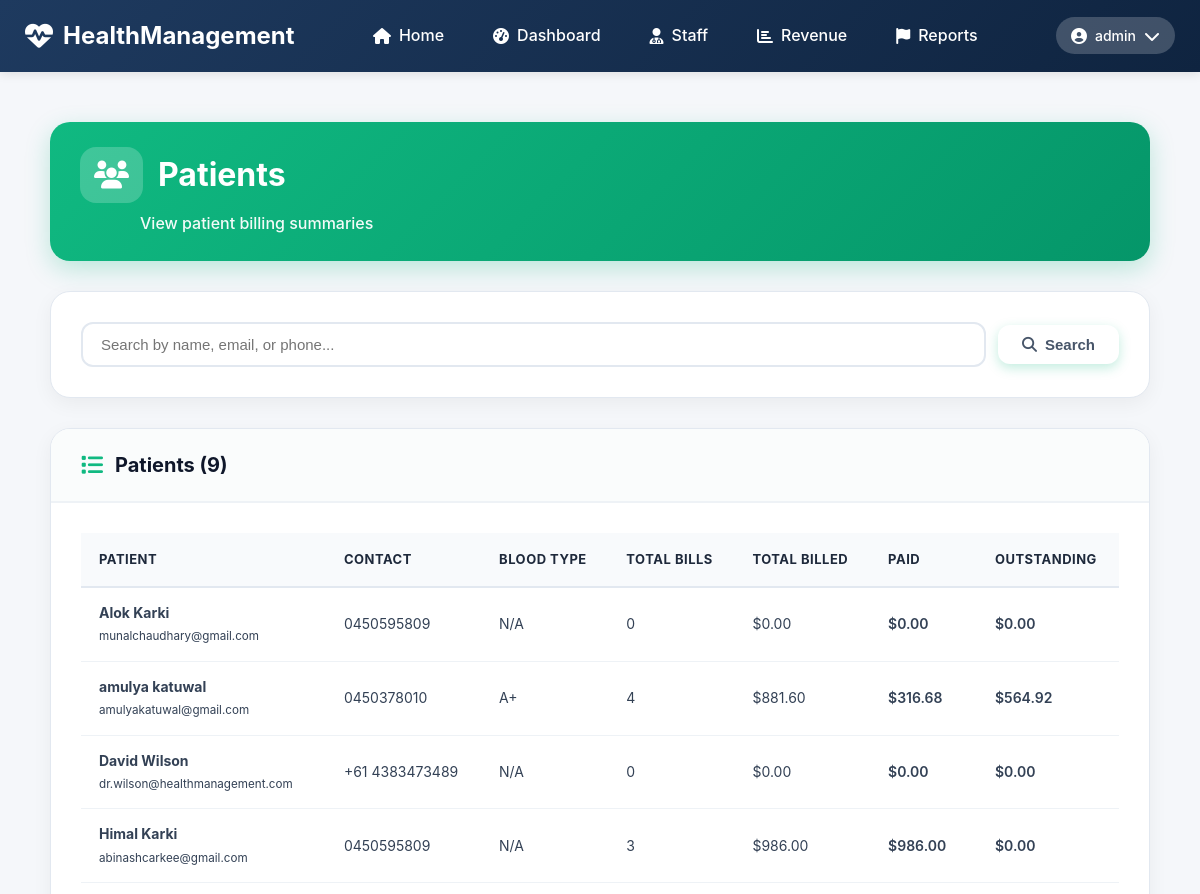
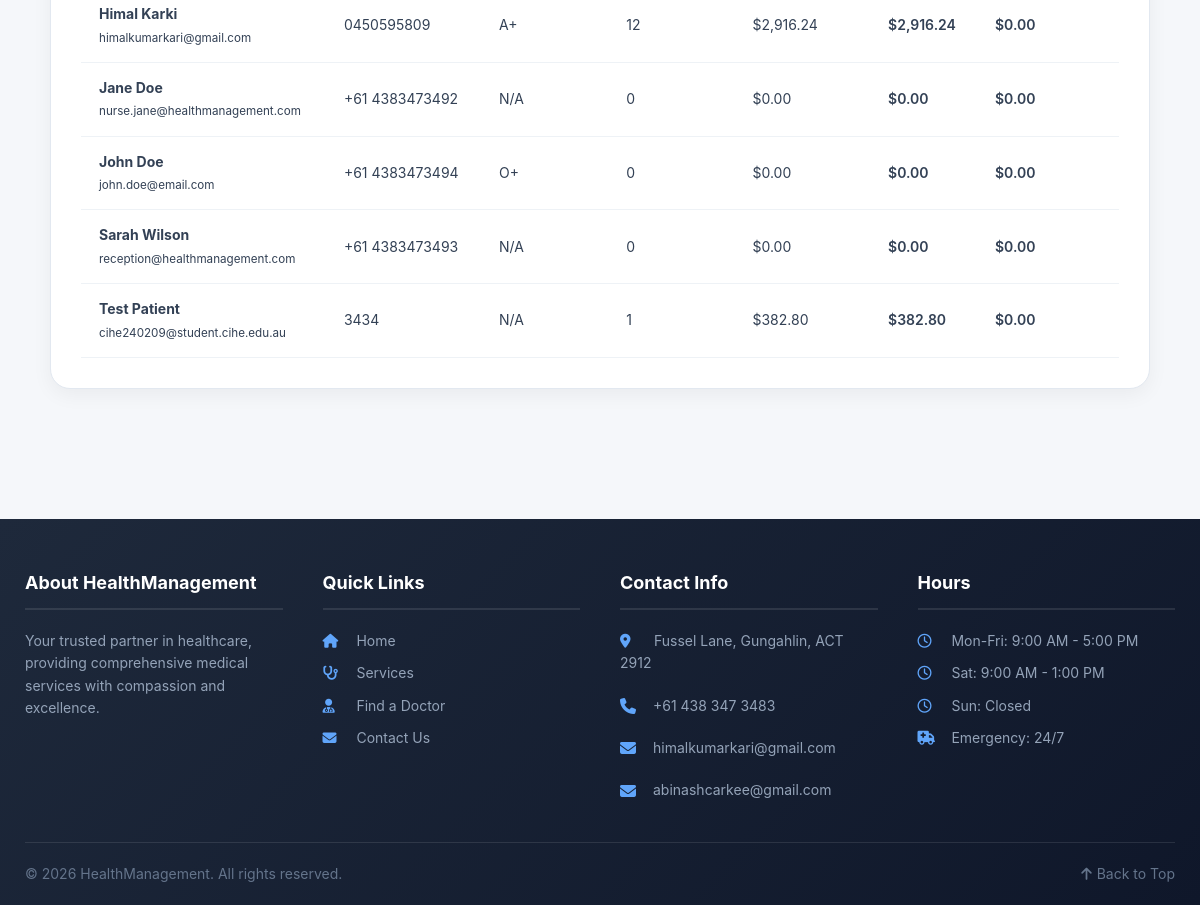
/accountant/patients.php (signed in), run on the app's committed database (2 pictures, top to bottom).
### tables this page shows
CREATE TABLE `patients` (
  `patientId` int(11) NOT NULL,
  `userId` int(11) NOT NULL,
  `dateOfBirth` date DEFAULT NULL,
  `address` text DEFAULT NULL,
  `emergencyContactName` varchar(100) DEFAULT NULL,
  `emergencyContactPhone` varchar(20) DEFAULT NULL,
  `bloodType` enum('A+','A-','B+','B-','AB+','AB-','O+','O-') DEFAULT NULL,
  `knownAllergies` text DEFAULT NULL,
  `insuranceProvider` varchar(100) DEFAULT NULL,
  `insuranceNumber` varchar(50) DEFAULT NULL,
  `createdAt` datetime DEFAULT current_timestamp(),
  `updatedAt` datetime DEFAULT current_timestamp() ON UPDATE current_timestamp()
);

CREATE TABLE `users` (
  `userId` int(11) NOT NULL,
  `username` varchar(50) NOT NULL,
  `passwordHash` varchar(255) NOT NULL,
  `email` varchar(100) NOT NULL,
  `firstName` varchar(50) NOT NULL,
  `lastName` varchar(50) NOT NULL,
  `phoneNumber` varchar(20) DEFAULT NULL,
  `role` enum('patient','staff','nurse','doctor','admin','accountant') DEFAULT 'patient',
  `isVerified` tinyint(1) DEFAULT 0,
  `verificationCode` varchar(64) DEFAULT NULL,
  `resetToken` varchar(64) DEFAULT NULL,
  `resetExpiry` datetime DEFAULT NULL,
  `dateCreated` datetime DEFAULT current_timestamp(),
  `lastLogin` datetime DEFAULT NULL
);

### accountant/patients.php (the view, shortened to what this page needs)
<?php
require_once '../includes/config.php';
$extraCSS = '<link rel="stylesheet" href="../css/accountant.css">';
include '../includes/header.php';
$searchTerm = $_GET['search'] ?? '';
$query = "
    SELECT p.patientId, p.dateOfBirth, p.bloodType,
           u.firstName, u.lastName, u.email, u.phoneNumber,
           (SELECT COUNT(*) FROM bills WHERE patientId = p.patientId) as total_bills,
           (SELECT SUM(totalAmount) FROM bills WHERE patientId = p.patientId) as total_billed,
           (SELECT SUM(totalAmount) FROM bills WHERE patientId = p.patientId AND status = 'paid') as total_paid,
           (SELECT SUM(totalAmount) FROM bills WHERE patientId = p.patientId AND status = 'unpaid') as total_unpaid
    FROM patients p
    JOIN users u ON p.userId = u.userId
    WHERE 1=1
";
$params = [];
$query .= " ORDER BY u.firstName, u.lastName";
$stmt = $pdo->prepare($query);
$stmt->execute($params);
$patients = $stmt->fetchAll();
?>
<div class="accountant-container">
    <div class="accountant-page-header">
        <div class="header-title">
            <h1><i class="fas fa-users"></i> Patients</h1>
            <p>View patient billing summaries</p>
        </div>
    </div>
    <div class="accountant-card">
        <div class="accountant-card-body">
            <form method="GET" class="accountant-search-group">
                <input type="text" name="search" placeholder="Search by name, email, or phone..." value="<?php echo htmlspecialchars($searchTerm); ?>">
                <button type="submit" class="accountant-btn accountant-btn-primary"><i class="fas fa-search"></i> Search</button>
            </form>
        </div>
    </div>
    <div class="accountant-card">
        <div class="accountant-card-header">
            <h3><i class="fas fa-list"></i> Patients (<?php echo count($patients); ?>)</h3>
        </div>
        <div class="accountant-card-body">
            <div class="accountant-table-responsive">
                <table class="accountant-data-table">
                    <thead>
                        <tr>
                            <th>Patient</th>
                            <th>Contact</th>
                            <th>Blood Type</th>
                            <th>Total Bills</th>
                            <th>Total Billed</th>
                            <th>Paid</th>
                            <th>Outstanding</th>
                        </tr>
                    </thead>
                    <tbody>
                        <?php if (empty($patients)): ?>
                            <tr><td colspan="7" class="accountant-empty-message">No patients found.</td></tr>
                        <?php else: ?>
                            <?php foreach ($patients as $patient): ?>
                                <tr>
                                    <td data-label="Patient">
                                        <strong><?php echo htmlspecialchars($patient['firstName'] . ' ' . $patient['lastName']); ?></strong><br>
                                        <small><?php echo htmlspecialchars($patient['email']); ?></small>
                                    </td>
                                    <td data-label="Contact"><?php echo htmlspecialchars($patient['phoneNumber']); ?></td>
                                    <td data-label="Blood Type"><?php echo $patient['bloodType'] ?: 'N/A'; ?></td>
                                    <td data-label="Total Bills"><?php echo $patient['total_bills']; ?></td>
                                    <td data-label="Total Billed">$<?php echo number_format($patient['total_billed'] ?? 0, 2); ?></td>
                                    <td data-label="Paid" class="accountant-text-success">$<?php echo number_format($patient['total_paid'] ?? 0, 2); ?></td>
                                    <td data-label="Outstanding" class="accountant-text-warning">$<?php echo number_format($patient['total_unpaid'] ?? 0, 2); ?></td>
                                </tr>
                            <?php endforeach; ?>
                        <?php endif; ?>
                    </tbody>
                </table>
            </div>
        </div>
    </div>
</div>
<?php include '../includes/footer.php'; ?>

### css/style.css (style rules this page uses)
* { margin: 0; padding: 0; box-sizing: border-box; }
body { font-family: -apple-system, BlinkMacSystemFont, 'Segoe UI', Roboto, 'Helvetica Neue', Arial, sans-serif; line-height: 1.6; color: #333; background-color: #f5f7fa; }
.page-header h1 , .dashboard-header h1, .page-title, h1 { font-weight: 700 !important; text-shadow: none !important; }

### css/accountant.css (style rules this page uses)
.accountant-container { max-width: 1400px; margin: 0 auto; padding: 30px 25px; background: #f5f7fa; min-height: 100vh; }
.accountant-page-header { display: flex; justify-content: space-between; align-items: center; margin-bottom: 30px; padding: 25px 30px; background: linear-gradient(135deg, #10b981 0%, #059669 100%); border-radius: 20px; color: white; box-shadow: 0 8px 25px rgba(16, 185, 129, 0.25); flex-wrap: wrap; gap: 20px; }
.accountant-page-header .header-title h1 { margin: 0 0 8px 0; font-size: 32px; font-weight: 700; color: white; display: flex; align-items: center; gap: 15px; }
.accountant-page-header .header-title h1 i { background: rgba(255, 255, 255, 0.2); padding: 14px; border-radius: 16px; font-size: 28px; }
.accountant-page-header .header-title p { margin: 0 0 0 60px; font-size: 16px; font-weight: 500; color: rgba(255, 255, 255, 0.95); }
.accountant-card { background: white; border-radius: 20px; box-shadow: 0 6px 20px rgba(0, 0, 0, 0.05); margin-bottom: 30px; overflow: hidden; border: 1px solid #e2e8f0; }
.accountant-card-header { padding: 20px 30px; border-bottom: 2px solid #eef2f6; background: #fafcfc; display: flex; justify-content: space-between; align-items: center; flex-wrap: wrap; gap: 15px; }
.accountant-card-header h3 { margin: 0; font-size: 20px; font-weight: 700; color: #0f172a; display: flex; align-items: center; gap: 12px; }
.accountant-card-header h3 i { color: #10b981; font-size: 22px; }
.accountant-card-body { padding: 30px; }
.accountant-table-responsive { overflow-x: auto; }
.accountant-data-table { width: 100%; border-collapse: collapse; }
.accountant-data-table th { padding: 16px 18px; text-align: left; background: #f8fafc; font-weight: 700; color: #1e293b; font-size: 13px; text-transform: uppercase; letter-spacing: 0.5px; border-bottom: 2px solid #e2e8f0; white-space: nowrap; }
.accountant-data-table td { padding: 14px 18px; border-bottom: 1px solid #eef2f6; color: #334155; font-size: 14px; }
.accountant-search-group { display: flex; gap: 12px; align-items: center; }
.accountant-search-group input { flex: 1; padding: 12px 18px; border: 2px solid #e2e8f0; border-radius: 12px; font-size: 15px; }
.accountant-btn { display: inline-flex; align-items: center; gap: 8px; padding: 12px 24px; border-radius: 12px; font-size: 15px; font-weight: 600; text-decoration: none; transition: all 0.2s ease; cursor: pointer; border: none; line-height: 1; }
.accountant-btn-primary { background: white; color: #475569; box-shadow: 0 4px 12px rgba(16, 185, 129, 0.25); }
.accountant-text-success { color: #10b981; font-weight: 600; }
.accountant-text-warning { color: #f59e0b; font-weight: 600; }

### data on the page
patients: userId.lastName "Alok Karki", userId.email "munalchaudhary@gmail.com", userId.phoneNumber "0450595809", bloodType "N/A", total_bills "0", total_billed "0.00", total_paid "0.00", total_unpaid "0.00"
patients: userId.lastName "amulya katuwal", userId.email "amulyakatuwal@gmail.com", userId.phoneNumber "0450378010", bloodType "A+", total_bills "4", total_billed "881.60", total_paid "316.68", total_unpaid "564.92"
patients: userId.lastName "David Wilson", userId.email "dr.wilson@healthmanagement.com", userId.phoneNumber "+61 4383473489", bloodType "N/A", total_bills "0", total_billed "0.00", total_paid "0.00", total_unpaid "0.00"
patients: userId.lastName "Himal Karki", userId.email "abinashcarkee@gmail.com", userId.phoneNumber "0450595809", bloodType "N/A", total_bills "3", total_billed "986.00", total_paid "986.00", total_unpaid "0.00"
patients: userId.lastName "Himal Karki", userId.email "himalkumarkari@gmail.com", userId.phoneNumber "0450595809", bloodType "A+", total_bills "12", total_billed "2,916.24", total_paid "2,916.24", total_unpaid "0.00"
patients: userId.lastName "Jane Doe", userId.email "nurse.jane@healthmanagement.com", userId.phoneNumber "+61 4383473492", bloodType "N/A", total_bills "0", total_billed "0.00", total_paid "0.00", total_unpaid "0.00"
patients: userId.lastName "John Doe", userId.email "john.doe@email.com", userId.phoneNumber "+61 4383473494", bloodType "O+", total_bills "0", total_billed "0.00", total_paid "0.00", total_unpaid "0.00"
patients: userId.lastName "Sarah Wilson", userId.email "reception@healthmanagement.com", userId.phoneNumber "+61 4383473493", bloodType "N/A", total_bills "0", total_billed "0.00", total_paid "0.00", total_unpaid "0.00"
patients: userId.lastName "Test Patient", userId.email "cihe240209@student.cihe.edu.au", userId.phoneNumber "3434", bloodType "N/A", total_bills "1", total_billed "382.80", total_paid "382.80", total_unpaid "0.00"

### other printed values
$_SESSION['username'] "admin"
count($patients) "9"
